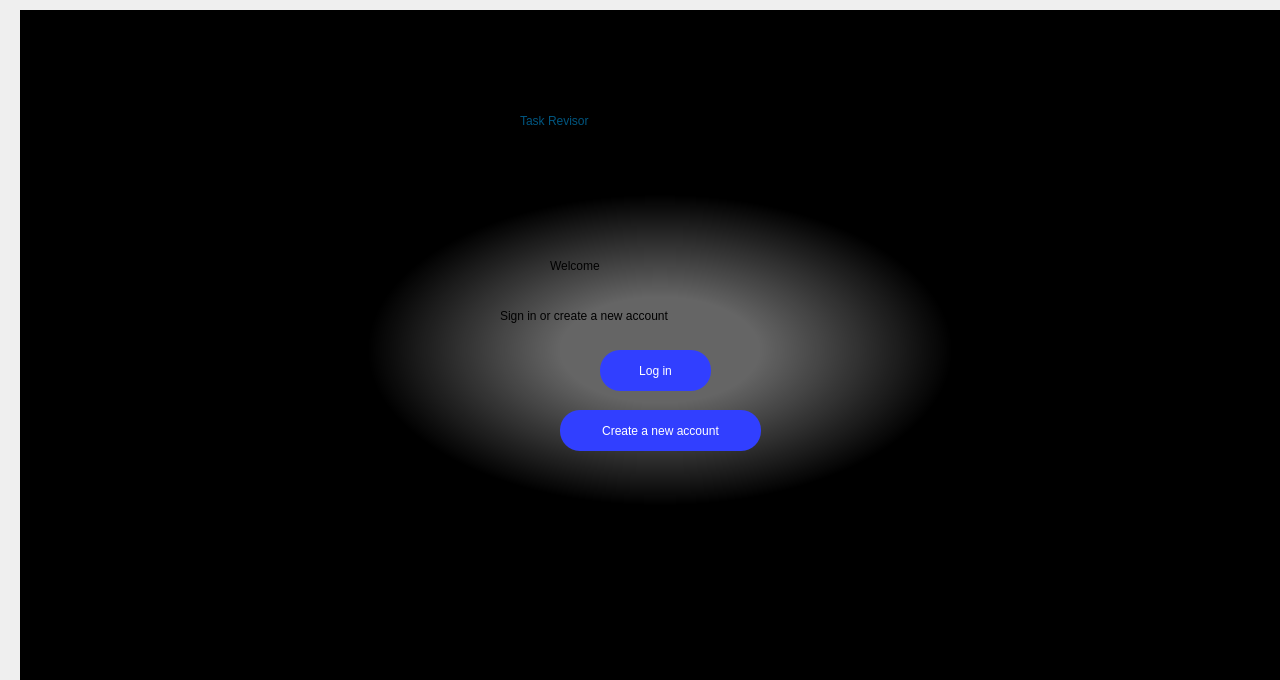
<?xml version="1.0" encoding="UTF-8"?>
<ui version="4.0">
 <class>Dialog</class>
 <widget class="QDialog" name="Dialog">
  <property name="geometry">
   <rect>
    <x>0</x>
    <y>0</y>
    <width>1280</width>
    <height>680</height>
   </rect>
  </property>
  <property name="windowTitle">
   <string>Dialog</string>
  </property>
  <widget class="QWidget" name="bgwidget" native="true">
   <property name="geometry">
    <rect>
     <x>20</x>
     <y>10</y>
     <width>1280</width>
     <height>680</height>
    </rect>
   </property>
   <property name="styleSheet">
    <string notr="true">QWidget#bgwidget{
background-color: qradialgradient(spread:pad, cx:0.5, cy:0.5, radius:0.5, fx:0.5, fy:0.5, stop:0.15534 rgba(101, 101, 101, 255), stop:0.456311 rgba(0, 0, 0, 255));}

</string>
   </property>
   <widget class="QLabel" name="label">
    <property name="geometry">
     <rect>
      <x>530</x>
      <y>220</y>
      <width>221</width>
      <height>71</height>
     </rect>
    </property>
    <property name="styleSheet">
     <string notr="true">color: rgb(0, 0, 0);
font: 36pt &quot;Algerian&quot;;</string>
    </property>
    <property name="text">
     <string>Welcome</string>
    </property>
   </widget>
   <widget class="QLabel" name="label_2">
    <property name="geometry">
     <rect>
      <x>480</x>
      <y>280</y>
      <width>321</width>
      <height>51</height>
     </rect>
    </property>
    <property name="styleSheet">
     <string notr="true">font: 16pt &quot;Arial&quot;;
color: rgb(0, 0, 0);</string>
    </property>
    <property name="text">
     <string>Sign in or create a new account</string>
    </property>
   </widget>
   <widget class="QPushButton" name="login">
    <property name="geometry">
     <rect>
      <x>580</x>
      <y>340</y>
      <width>111</width>
      <height>41</height>
     </rect>
    </property>
    <property name="styleSheet">
     <string notr="true">border-radius: 20px;
font: 12pt &quot;Arial&quot;;
color : rgb(255,255,255);
background-color: rgb(49, 63, 255)</string>
    </property>
    <property name="text">
     <string>Log in</string>
    </property>
   </widget>
   <widget class="QPushButton" name="createnewaccount">
    <property name="geometry">
     <rect>
      <x>540</x>
      <y>400</y>
      <width>201</width>
      <height>41</height>
     </rect>
    </property>
    <property name="styleSheet">
     <string notr="true">border-radius: 20px;
font: 12pt &quot;Arial&quot;;
color: rgb(255,255, 255);
background-color: rgb(49, 63, 255);</string>
    </property>
    <property name="text">
     <string>Create a new account</string>
    </property>
   </widget>
   <widget class="QLabel" name="label_3">
    <property name="geometry">
     <rect>
      <x>500</x>
      <y>90</y>
      <width>311</width>
      <height>41</height>
     </rect>
    </property>
    <property name="styleSheet">
     <string notr="true">font: 36pt &quot;Serif&quot;;
color: rgb(0, 85, 127);</string>
    </property>
    <property name="text">
     <string>Task Revisor</string>
    </property>
   </widget>
  </widget>
 </widget>
 <resources/>
 <connections/>
</ui>
